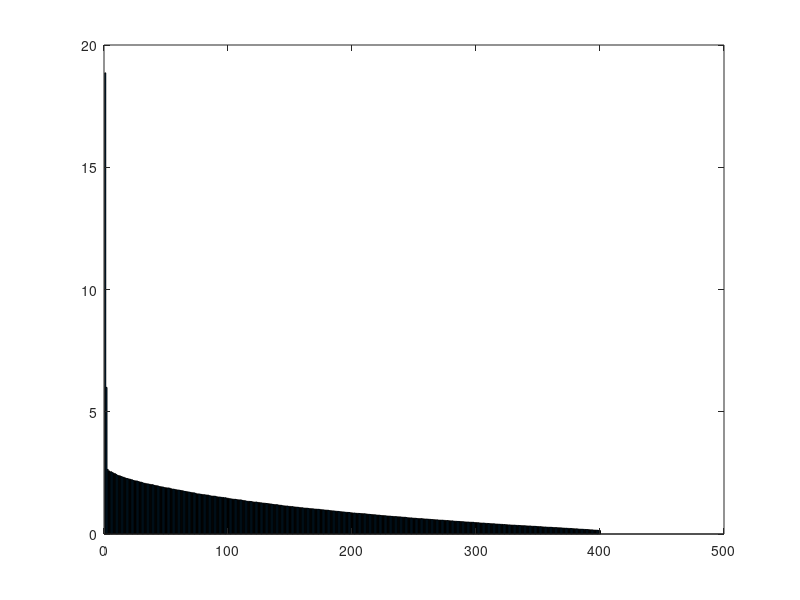
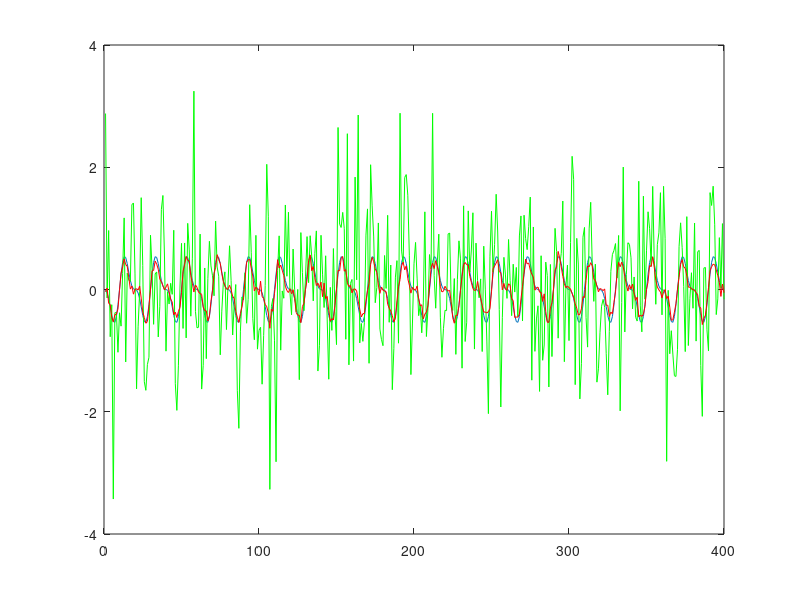

Reproduce these figures in MATLAB, in order.
% CORRELATION

clear;
N=400;
M=1000;
bet=1;
nu1=0.05; nu2=0.1;

S1=sin(2*pi*nu1*(1:N)); S2=sin(2*pi*nu2*(1:N));
    
R=zeros(N);
for n=1:M
    a1=rand-0.5; a2=0.5*(rand-0.5);
    W=sqrt(bet)*randn(1,N);
    X=a1*S1+a2*S2;
    Y=X+W;
    
    R=R+Y'*Y;
    
end
 R=R/M; 
 
 [U,L,V]=svd(R);
 
 l=diag(L);
 figure(1);
 bar(l);
 betes=mean(l(3:N))
 
 H=(1-betes/l(1))*U(:,1)*U(:,1)'+(1-betes/l(2))*U(:,2)*U(:,2)';
 
 Xes=H*Y';
 
 figure(2);
 plot(X); hold on; plot(Y, 'g'); plot(Xes,'r'); hold off
 

    